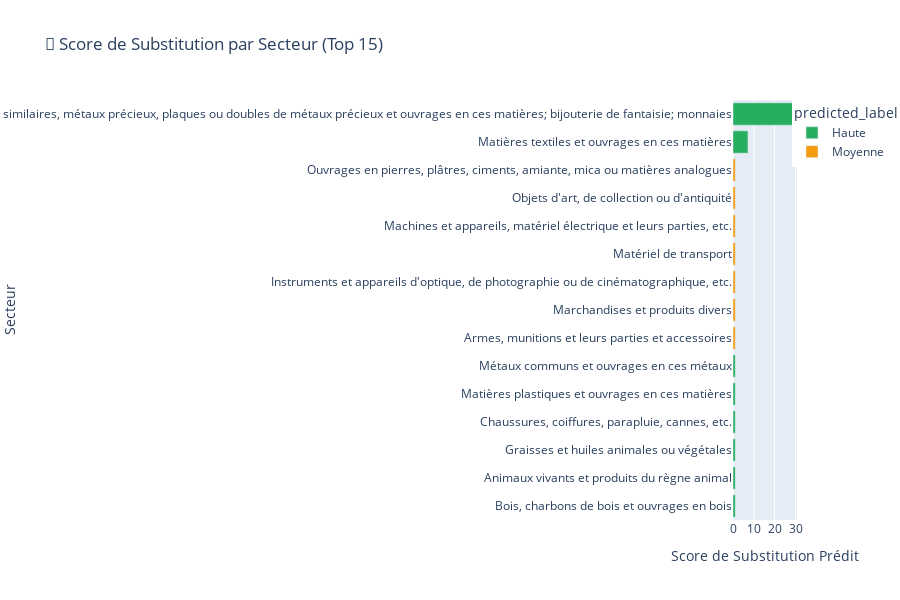

The cell this chart's notebook holds for it:
### Code cell
# Visualisation des opportunités par secteur
fig = px.bar(
    sector_analysis.reset_index().head(15),
    x='predicted_score',
    y='LIBELLES',
    color='predicted_label',
    color_discrete_map={'Haute': '#27ae60', 'Moyenne': '#f39c12', 'Faible': '#e74c3c'},
    orientation='h',
    title="🎯 Score de Substitution par Secteur (Top 15)"
)

fig.update_layout(
    xaxis_title="Score de Substitution Prédit",
    yaxis_title="Secteur",
    height=600,
    yaxis={'categoryorder': 'total ascending'}
)
fig.show()

### Figure 1 — Plotly figure (JSON) as saved in the notebook; plotly's stock layout.template omitted (floating-point values rounded to 4 significant figures)
{"data": [{"hovertemplate": "predicted_label=Haute<br>predicted_score=%{x}<br>LIBELLES=%{y}<extra></extra>", "legendgroup": "Haute", "marker": {"color": "#27ae60", "pattern": {"shape": ""}}, "name": "Haute", "orientation": "h", "showlegend": true, "textposition": "auto", "type": "bar", "x": [29.17, 7.18, 1.09, 1.09, 1.09, 1.09, 1.09, 1.09], "xaxis": "x", "y": ["Perles fines ou de culture, pierres gemmes ou similaires, métaux précieux, plaques ou doubles de métaux précieux et ouvrages en ces matières; bijouterie de fantaisie; monnaies", "Matières textiles et ouvrages en ces matières", "Bois, charbons de bois et ouvrages en bois", "Animaux vivants et produits du règne animal", "Graisses et huiles animales ou végétales", "Chaussures, coiffures, parapluie, cannes, etc.", "Matières plastiques et ouvrages en ces matières", "Métaux communs et ouvrages en ces métaux"], "yaxis": "y"}, {"hovertemplate": "predicted_label=Moyenne<br>predicted_score=%{x}<br>LIBELLES=%{y}<extra></extra>", "legendgroup": "Moyenne", "marker": {"color": "#f39c12", "pattern": {"shape": ""}}, "name": "Moyenne", "orientation": "h", "showlegend": true, "textposition": "auto", "type": "bar", "x": [1.09, 1.09, 1.09, 1.09, 1.09, 1.09, 1.09], "xaxis": "x", "y": ["Armes, munitions et leurs parties et accessoires", "Marchandises et produits divers", "Instruments et appareils d'optique, de photographie ou de cinématographique, etc.", "Matériel de transport", "Machines et appareils, matériel électrique et leurs parties, etc.", "Objets d'art, de collection ou d'antiquité", "Ouvrages en pierres, plâtres, ciments, amiante, mica ou matières analogues"], "yaxis": "y"}], "layout": {"barmode": "relative", "height": 600, "legend": {"title": {"text": "predicted_label"}, "tracegroupgap": 0}, "title": {"text": "🎯 Score de Substitution par Secteur (Top 15)"}, "xaxis": {"anchor": "y", "domain": [0, 1], "title": {"text": "Score de Substitution Prédit"}}, "yaxis": {"anchor": "x", "categoryorder": "total ascending", "domain": [0, 1], "title": {"text": "Secteur"}}}}
